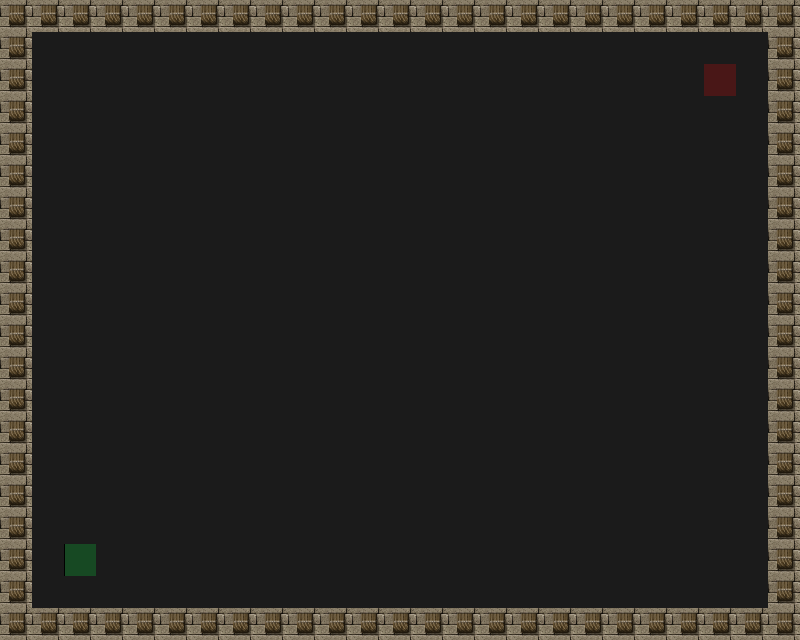

Rendered tile map (Tiled .tmx) drawn with the repository's tilesets; below, a short description and the full map source, tile grids included:
An orthogonal 25x20 tile map with 32x32 px tiles, 4 tile layers (Trap, Road, Wall, Utility), 4 tilesets.

<map version="1.0" tiledversion="1.1.5" orientation="orthogonal" renderorder="right-down" width="25" height="20" tilewidth="32" tileheight="32" infinite="0" nextobjectid="1">
 <tileset firstgid="1" source="tilesets/meta.tsx" />
 <tileset firstgid="3" source="tilesets/road.tsx" />
 <tileset firstgid="4" source="tilesets/traps.tsx" />
 <tileset firstgid="196" source="tilesets/wallsandroofs.tsx" />
 <layer name="Trap" width="25" height="20">
  <data encoding="csv">
0,0,0,0,0,0,0,0,0,0,0,0,0,0,0,0,0,0,0,0,0,0,0,0,0,
0,0,0,0,0,0,0,0,0,0,0,0,0,0,0,0,0,0,0,0,0,0,0,0,0,
0,0,0,0,0,0,0,0,0,0,0,0,0,0,0,0,0,0,0,0,0,0,0,0,0,
0,0,0,0,0,0,0,0,0,0,0,0,0,0,0,0,0,0,0,0,0,0,0,0,0,
0,0,0,0,0,0,0,0,0,0,0,0,0,0,0,0,0,0,0,0,0,0,0,0,0,
0,0,0,0,0,0,0,0,0,0,0,0,0,0,0,0,0,0,0,0,0,0,0,0,0,
0,0,0,0,0,0,0,0,0,0,0,0,0,0,0,0,0,0,0,0,0,0,0,0,0,
0,0,0,0,0,0,0,0,0,0,0,0,0,0,0,0,0,0,0,0,0,0,0,0,0,
0,0,0,0,0,0,0,0,0,0,0,0,0,0,0,0,0,0,0,0,0,0,0,0,0,
0,0,0,0,0,0,0,0,0,0,0,0,0,0,0,0,0,0,0,0,0,0,0,0,0,
0,0,0,0,0,0,0,0,0,0,0,0,0,0,0,0,0,0,0,0,0,0,0,0,0,
0,0,0,0,0,0,0,0,0,0,0,0,0,0,0,0,0,0,0,0,0,0,0,0,0,
0,0,0,0,0,0,0,0,0,0,0,0,0,0,0,0,0,0,0,0,0,0,0,0,0,
0,0,0,0,0,0,0,0,0,0,0,0,0,0,0,0,0,0,0,0,0,0,0,0,0,
0,0,0,0,0,0,0,0,0,0,0,0,0,0,0,0,0,0,0,0,0,0,0,0,0,
0,0,0,0,0,0,0,0,0,0,0,0,0,0,0,0,0,0,0,0,0,0,0,0,0,
0,0,0,0,0,0,0,0,0,0,0,0,0,0,0,0,0,0,0,0,0,0,0,0,0,
0,0,0,0,0,0,0,0,0,0,0,0,0,0,0,0,0,0,0,0,0,0,0,0,0,
0,0,0,0,0,0,0,0,0,0,0,0,0,0,0,0,0,0,0,0,0,0,0,0,0,
0,0,0,0,0,0,0,0,0,0,0,0,0,0,0,0,0,0,0,0,0,0,0,0,0
</data>
 </layer>
 <layer name="Road" width="25" height="20" locked="1">
  <data encoding="csv">
3,3,3,3,3,3,3,3,3,3,3,3,3,3,3,3,3,3,3,3,3,3,3,3,3,
3,3,3,3,3,3,3,3,3,3,3,3,3,3,3,3,3,3,3,3,3,3,3,3,3,
3,3,3,3,3,3,3,3,3,3,3,3,3,3,3,3,3,3,3,3,3,3,3,3,3,
3,3,3,3,3,3,3,3,3,3,3,3,3,3,3,3,3,3,3,3,3,3,3,3,3,
3,3,3,3,3,3,3,3,3,3,3,3,3,3,3,3,3,3,3,3,3,3,3,3,3,
3,3,3,3,3,3,3,3,3,3,3,3,3,3,3,3,3,3,3,3,3,3,3,3,3,
3,3,3,3,3,3,3,3,3,3,3,3,3,3,3,3,3,3,3,3,3,3,3,3,3,
3,3,3,3,3,3,3,3,3,3,3,3,3,3,3,3,3,3,3,3,3,3,3,3,3,
3,3,3,3,3,3,3,3,3,3,3,3,3,3,3,3,3,3,3,3,3,3,3,3,3,
3,3,3,3,3,3,3,3,3,3,3,3,3,3,3,3,3,3,3,3,3,3,3,3,3,
3,3,3,3,3,3,3,3,3,3,3,3,3,3,3,3,3,3,3,3,3,3,3,3,3,
3,3,3,3,3,3,3,3,3,3,3,3,3,3,3,3,3,3,3,3,3,3,3,3,3,
3,3,3,3,3,3,3,3,3,3,3,3,3,3,3,3,3,3,3,3,3,3,3,3,3,
3,3,3,3,3,3,3,3,3,3,3,3,3,3,3,3,3,3,3,3,3,3,3,3,3,
3,3,3,3,3,3,3,3,3,3,3,3,3,3,3,3,3,3,3,3,3,3,3,3,3,
3,3,3,3,3,3,3,3,3,3,3,3,3,3,3,3,3,3,3,3,3,3,3,3,3,
3,3,3,3,3,3,3,3,3,3,3,3,3,3,3,3,3,3,3,3,3,3,3,3,3,
3,3,3,3,3,3,3,3,3,3,3,3,3,3,3,3,3,3,3,3,3,3,3,3,3,
3,3,3,3,3,3,3,3,3,3,3,3,3,3,3,3,3,3,3,3,3,3,3,3,3,
3,3,3,3,3,3,3,3,3,3,3,3,3,3,3,3,3,3,3,3,3,3,3,3,3
</data>
 </layer>
 <layer name="Wall" width="25" height="20" locked="1">
  <data encoding="csv">
311,311,311,311,311,311,311,311,311,311,311,311,311,311,311,311,311,311,311,311,311,311,311,311,311,
311,0,0,0,0,0,0,0,0,0,0,0,0,0,0,0,0,0,0,0,0,0,0,0,311,
311,0,0,0,0,0,0,0,0,0,0,0,0,0,0,0,0,0,0,0,0,0,0,0,311,
311,0,0,0,0,0,0,0,0,0,0,0,0,0,0,0,0,0,0,0,0,0,0,0,311,
311,0,0,0,0,0,0,0,0,0,0,0,0,0,0,0,0,0,0,0,0,0,0,0,311,
311,0,0,0,0,0,0,0,0,0,0,0,0,0,0,0,0,0,0,0,0,0,0,0,311,
311,0,0,0,0,0,0,0,0,0,0,0,0,0,0,0,0,0,0,0,0,0,0,0,311,
311,0,0,0,0,0,0,0,0,0,0,0,0,0,0,0,0,0,0,0,0,0,0,0,311,
311,0,0,0,0,0,0,0,0,0,0,0,0,0,0,0,0,0,0,0,0,0,0,0,311,
311,0,0,0,0,0,0,0,0,0,0,0,0,0,0,0,0,0,0,0,0,0,0,0,311,
311,0,0,0,0,0,0,0,0,0,0,0,0,0,0,0,0,0,0,0,0,0,0,0,311,
311,0,0,0,0,0,0,0,0,0,0,0,0,0,0,0,0,0,0,0,0,0,0,0,311,
311,0,0,0,0,0,0,0,0,0,0,0,0,0,0,0,0,0,0,0,0,0,0,0,311,
311,0,0,0,0,0,0,0,0,0,0,0,0,0,0,0,0,0,0,0,0,0,0,0,311,
311,0,0,0,0,0,0,0,0,0,0,0,0,0,0,0,0,0,0,0,0,0,0,0,311,
311,0,0,0,0,0,0,0,0,0,0,0,0,0,0,0,0,0,0,0,0,0,0,0,311,
311,0,0,0,0,0,0,0,0,0,0,0,0,0,0,0,0,0,0,0,0,0,0,0,311,
311,0,0,0,0,0,0,0,0,0,0,0,0,0,0,0,0,0,0,0,0,0,0,0,311,
311,0,0,0,0,0,0,0,0,0,0,0,0,0,0,0,0,0,0,0,0,0,0,0,311,
311,311,311,311,311,311,311,311,311,311,311,311,311,311,311,311,311,311,311,311,311,311,311,311,311
</data>
 </layer>
 <layer name="Utility" width="25" height="20" locked="1">
  <data encoding="csv">
0,0,0,0,0,0,0,0,0,0,0,0,0,0,0,0,0,0,0,0,0,0,0,0,0,
0,0,0,0,0,0,0,0,0,0,0,0,0,0,0,0,0,0,0,0,0,0,0,0,0,
0,0,0,0,0,0,0,0,0,0,0,0,0,0,0,0,0,0,0,0,0,0,1,0,0,
0,0,0,0,0,0,0,0,0,0,0,0,0,0,0,0,0,0,0,0,0,0,0,0,0,
0,0,0,0,0,0,0,0,0,0,0,0,0,0,0,0,0,0,0,0,0,0,0,0,0,
0,0,0,0,0,0,0,0,0,0,0,0,0,0,0,0,0,0,0,0,0,0,0,0,0,
0,0,0,0,0,0,0,0,0,0,0,0,0,0,0,0,0,0,0,0,0,0,0,0,0,
0,0,0,0,0,0,0,0,0,0,0,0,0,0,0,0,0,0,0,0,0,0,0,0,0,
0,0,0,0,0,0,0,0,0,0,0,0,0,0,0,0,0,0,0,0,0,0,0,0,0,
0,0,0,0,0,0,0,0,0,0,0,0,0,0,0,0,0,0,0,0,0,0,0,0,0,
0,0,0,0,0,0,0,0,0,0,0,0,0,0,0,0,0,0,0,0,0,0,0,0,0,
0,0,0,0,0,0,0,0,0,0,0,0,0,0,0,0,0,0,0,0,0,0,0,0,0,
0,0,0,0,0,0,0,0,0,0,0,0,0,0,0,0,0,0,0,0,0,0,0,0,0,
0,0,0,0,0,0,0,0,0,0,0,0,0,0,0,0,0,0,0,0,0,0,0,0,0,
0,0,0,0,0,0,0,0,0,0,0,0,0,0,0,0,0,0,0,0,0,0,0,0,0,
0,0,0,0,0,0,0,0,0,0,0,0,0,0,0,0,0,0,0,0,0,0,0,0,0,
0,0,0,0,0,0,0,0,0,0,0,0,0,0,0,0,0,0,0,0,0,0,0,0,0,
0,0,2,0,0,0,0,0,0,0,0,0,0,0,0,0,0,0,0,0,0,0,0,0,0,
0,0,0,0,0,0,0,0,0,0,0,0,0,0,0,0,0,0,0,0,0,0,0,0,0,
0,0,0,0,0,0,0,0,0,0,0,0,0,0,0,0,0,0,0,0,0,0,0,0,0
</data>
 </layer>
</map>
